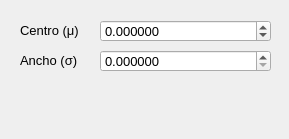
   <widget class="QWidget" name="parameterBoxContents">
    <property name="geometry">
     <rect>
      <x>0</x>
      <y>0</y>
      <width>289</width>
      <height>139</height>
     </rect>
    </property>
    <widget class="QLabel" name="meanLabel">
     <property name="geometry">
      <rect>
       <x>20</x>
       <y>20</y>
       <width>61</width>
       <height>20</height>
      </rect>
     </property>
     <property name="font">
      <font>
       <pointsize>10</pointsize>
      </font>
     </property>
     <property name="text">
      <string>Centro (μ)</string>
     </property>
     <property name="textInteractionFlags">
      <set>Qt::LinksAccessibleByMouse</set>
     </property>
    </widget>
    <widget class="QLabel" name="scaleLabel">
     <property name="geometry">
      <rect>
       <x>20</x>
       <y>50</y>
       <width>61</width>
       <height>20</height>
      </rect>
     </property>
     <property name="font">
      <font>
       <pointsize>10</pointsize>
      </font>
     </property>
     <property name="text">
      <string>Ancho (σ)</string>
     </property>
     <property name="textInteractionFlags">
      <set>Qt::LinksAccessibleByMouse</set>
     </property>
    </widget>
    <widget class="QDoubleSpinBox" name="meanBox">
     <property name="geometry">
      <rect>
       <x>100</x>
       <y>20</y>
       <width>171</width>
       <height>22</height>
      </rect>
     </property>
     <property name="font">
      <font>
       <pointsize>10</pointsize>
      </font>
     </property>
     <property name="wrapping">
      <bool>false</bool>
     </property>
     <property name="decimals">
      <number>6</number>
     </property>
     <property name="minimum">
      <double>-1.000000000000000</double>
     </property>
     <property name="maximum">
      <double>2.000000000000000</double>
     </property>
     <property name="singleStep">
      <double>0.100000000000000</double>
     </property>
    </widget>
    <widget class="QDoubleSpinBox" name="scaleBox">
     <property name="geometry">
      <rect>
       <x>100</x>
       <y>50</y>
       <width>171</width>
       <height>22</height>
      </rect>
     </property>
     <property name="font">
      <font>
       <pointsize>10</pointsize>
      </font>
     </property>
     <property name="wrapping">
      <bool>false</bool>
     </property>
     <property name="decimals">
      <number>6</number>
     </property>
     <property name="minimum">
      <double>0.000000000000000</double>
     </property>
     <property name="maximum">
      <double>2.000000000000000</double>
     </property>
     <property name="singleStep">
      <double>0.010000000000000</double>
     </property>
    </widget>
   </widget>
